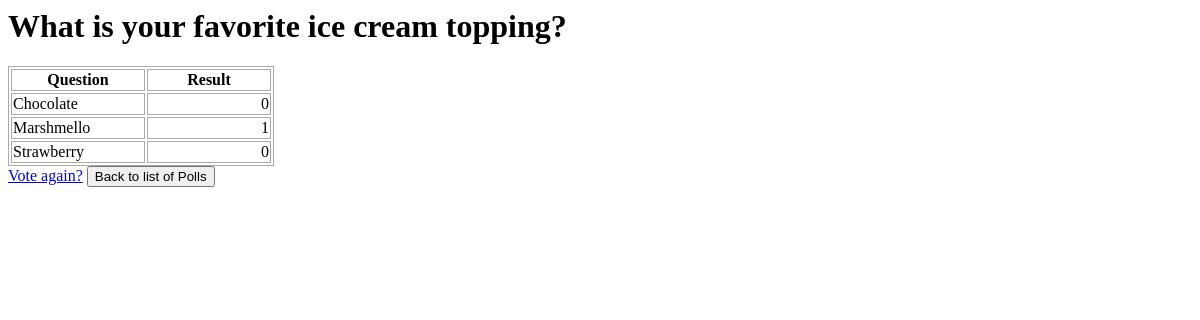
/polls/3/results/, run on an earlier commit of the app's database.
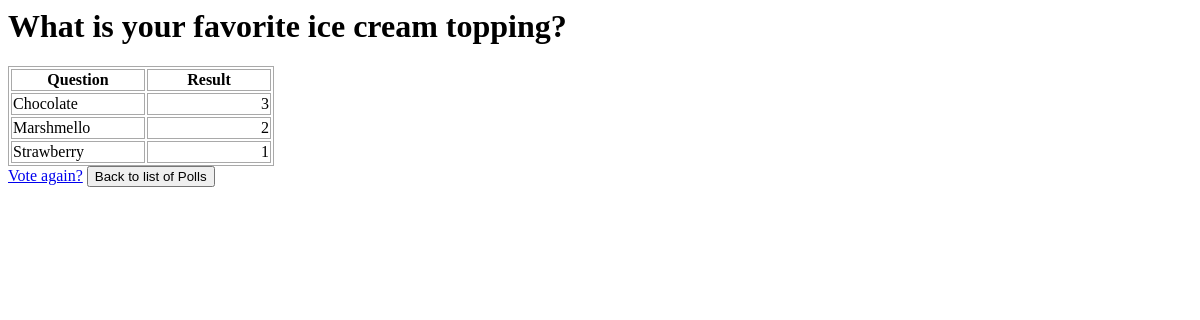
And on a later commit of the database.
### polls/models.py (models this page shows, shortened)
class Question(models.Model):
    question_text = models.CharField(max_length=200)
    pub_date = models.DateTimeField('date published')
    end_date = models.DateTimeField('ending date')
    def was_published_recently(self):
        now = timezone.now()
        return now - datetime.timedelta(days=1) <= self.pub_date <= now
    was_published_recently.admin_order_field = 'pub_date'
    was_published_recently.boolean = True
    was_published_recently.short_description = 'Published recently?'

class Choice(models.Model):
    question = models.ForeignKey(Question, on_delete=models.CASCADE)
    choice_text = models.CharField(max_length=200)
    votes = models.IntegerField(default=0)

### polls/views.py (the view)
# urls.py: path('<int:pk>/results/', views.ResultsView.as_view(), name='results'),
class ResultsView(generic.DetailView):
    model = Question
    template_name = 'polls/results.html'

### polls/templates/polls/results.html (shortened to what this page needs)
<h1>{{ question.question_text }}</h1>
<table>
    <tr>
        <th style="width: 130px">Question</th>
        <th style="width: 120px">Result</th>
    </tr>
    <tbody>
        {% for choice in question.choice_set.all %}
    <tr>
        <td>
            {{ choice.choice_text }}
        </td>
        <td style="text-align: right">
            {{ choice.votes }}
        </td>
    </tr>
    {% endfor %}
    </tbody>
</table>
<a href="{% url 'polls:detail' question.id %}">Vote again?</a>
<input type="button" value="Back to list of Polls" onclick= "location.href = '{% url 'polls:index' %}'">

### polls/templates/polls/results.html (style rules this page uses)
table, th, td { border: 1px solid darkgrey; }

What changed in the data, as far as the page shows it:
changed Choice "Chocolate": votes "0" → "3"
changed Choice "Marshmello": votes "1" → "2"
changed Choice "Strawberry": votes "0" → "1"
